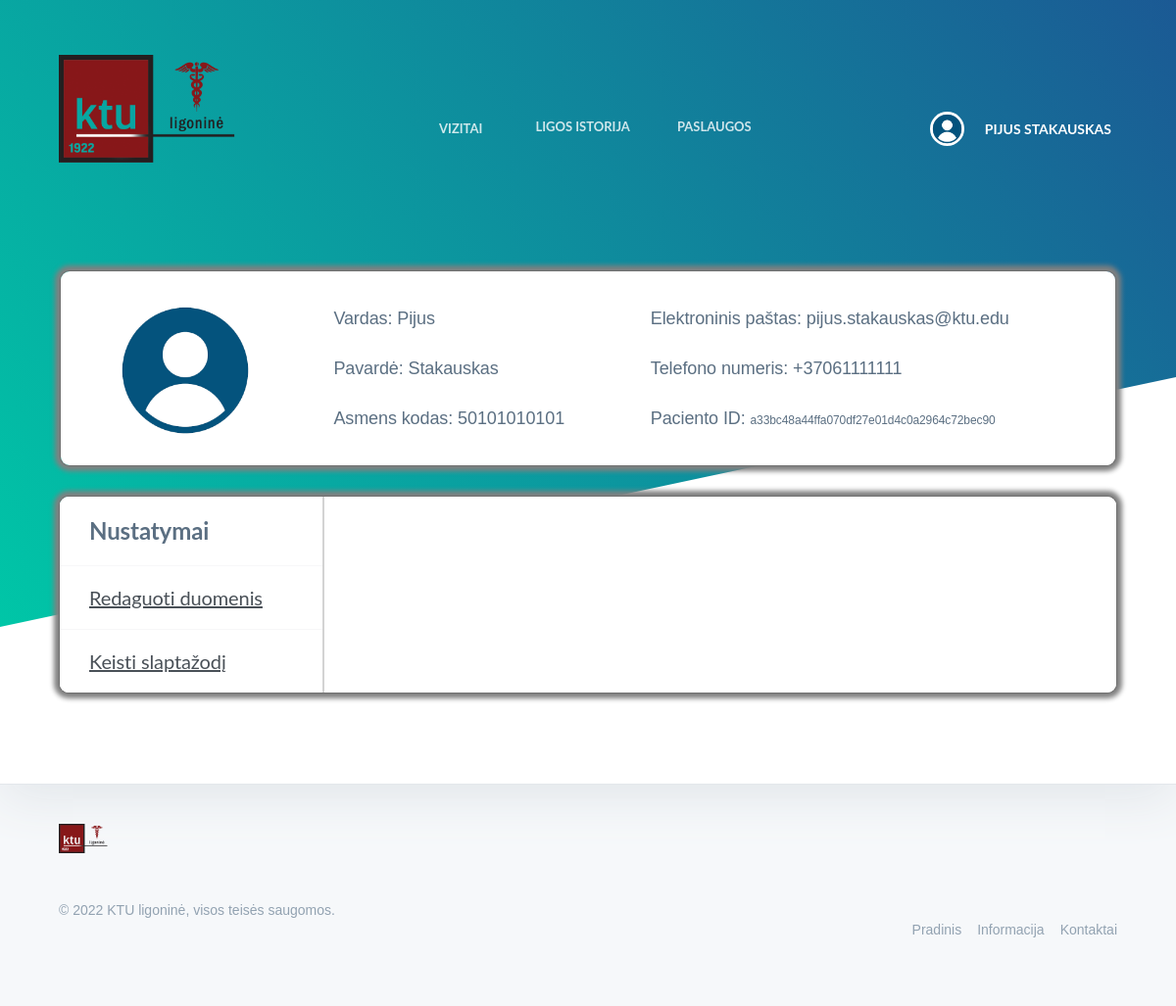
The app's page /paskyra (signed in) with its own data.
### app.py (models this page shows, shortened)
class User(db.Model, UserMixin):
    unique_id = db.Column(db.String(20), primary_key = True, unique = True)
    first_name = db.Column(db.String(20))
    last_name = db.Column(db.String(20))
    personal_code = db.Column(db.String(11))
    email = db.Column(db.String(50))
    phone = db.Column(db.String(15))
    position = db.Column(db.String(50))
    working_hours = db.Column(db.String(300))
    password = db.Column(db.String(50))
    image_url = db.Column(db.String(100))

### app.py (the view, shortened to what this page needs)
@login_required
@app.route("/paskyra", methods=['GET','POST'])
def account():
    user = User.query.filter_by(unique_id = current_user.unique_id).first()
    vizitas = Visits.query.filter_by(user_unique_id = current_user.unique_id).first()
    changepass = ChangePass()
    changedata = ChangeData()
    changeimage = ChangeImage()
    message = ''
    msg_color = 'white'
    if user.position == 'Pacientas':
        load = 'account_patient.html'
    elif user.position == 'Administratorius':
        load = 'account_admin.html'
    else:
        load = 'account_doctor.html'
    return render_template(load, user = current_user, changepass = changepass, changedata = changedata, changeimage = changeimage)

### app.py (called while the page is built)
@user_login.user_loader
def load_user(user_id):
    return User.query.get(user_id)

### templates/account_patient.html (shortened to what this page needs)
<!DOCTYPE html>
<html lang="lt">
<head>
    <link href="https://cdn.jsdelivr.net/npm/bootstrap@4.5.0/dist/css/bootstrap.min.css" rel="stylesheet">
	<link href="{{ url_for('static', filename='styles/account/style.css') }}" type="text/css" rel="stylesheet">
</head>
<body class="is-boxed has-animations">
	<div class="body-wrap boxed-container">
		<header class="site-header">
            <div class="container">
                <div class="site-header-inner">
                    <div class="brand header-brand">
                        <h1 class="m-0">
                            <a href="#">
                                <svg width="32" height="32" viewBox="0 0 32 32" xmlns="http://www.w3.org/2000/svg">
                                    <title>KTU ligonine</title>
                                    <defs>
										<div id="header" style="min-width:200px;">
                                            <a href="{{ url_for('home') }}"><img class="main-logo" src="{{ url_for('static', filename='logo.png') }}/" alt=""></a>
										</div>
                                    </defs>
                                    <path d="M16 32C7.163 32 0 24.837 0 16S7.163 0 16 0s16 7.163 16 16-7.163 16-16 16zm0-10a6 6 0 1 0 0-12 6 6 0 0 0 0 12z" fill="url(#logo-gradient)" fill-rule="evenodd"/>
                                </svg>
                            </a>
                        </h1>
                    </div>
                    <ul class="header-links list-reset m-0 menu-pos">
                        <div class="dropdown">
                            <button class="dropbtn">
                                <li><a href="{{ url_for('visits') }}">Vizitai </a></li>
                            </button>
                        </div>
                        <li><a href="{{ url_for('patient_history') }}">Ligos istorija</a></li>
                        <li><a href="{{ url_for('patient_services') }}">Paslaugos</a></li>
                    </ul>
                    <div class="navbar_right menu-pos">
                        <img src="{{ url_for('static', filename='user_images/' + user.image_url) }}" alt="profile_pic" style="position: absolute; border-radius: 50%;">
                        <div class="dropdown">
                            <button class="dropbtn">
                                <span class="username" style="padding-left: 50px;">{{ user.first_name }} {{ user.last_name }} </span><br>
                            </button>
                        </div>
                	</div>
                </div>
            </div>
        </header>
    <div class="card overflow-hidden" style="width:1078px;margin:0 auto;float:none;margin-bottom:30px;border-radius:10px;box-shadow: 0px 0px 5px 5px grey; padding-top: 50px; margin-top: 30px;">
        <div class="col-md-9" style="text-align:left; width: 100%;">
            <div class="tab-content" style="width: 1078px;">
                <div class="column user-column1">
					<img src="{{ url_for('static', filename='user_images/' + user.image_url) }}" class="user-image">
				</div>
				<div class="column user-column2">
					<p class="user-info">Vardas: {{  user.first_name}}</p>
					<p class="user-info">Pavardė: {{ user.last_name }}</p>
					<p class="user-info">Asmens kodas: {{ user.personal_code }}</p>
				</div>
				<div class="column user-column3">
					<p class="user-info">Elektroninis paštas: {{ user.email }}</p>
					<p class="user-info">Telefono numeris: {{ user.phone }}</p>
                    <p class="user-info">Paciento ID: <a class="user-smalltext">{{ user.unique_id }}</a></p>
				</div>
            </div>
        </div>
    </div>
    <div class="container light-style flex-grow-1 container-p-y">
        <div class="card overflow-hidden" style="border-radius:10px;box-shadow: 0px 0px 5px 5px grey">
            <div class="row no-gutters row-bordered row-border-light">
                <div class="col-md-3 pt-0" style="border-right: 2px solid lightgrey;">
                    <div class="list-group list-group-flush account-settings-links">
                    <a style="font-size:24px" class="list-group-item" label="#account-general"> <b> Nustatymai </b></a>
                    <a class="list-group-item list-group-item-action" data-toggle="list" href="#account-info">Redaguoti duomenis</a>
                    <a class="list-group-item list-group-item-action" data-toggle="list" href="#account-change-password">Keisti slaptažodį</a>
                    </div>
                </div>
                <div class="col-md-9">
            </div>
        </div>
    </div>
</div>
</div>
	<footer class="site-footer">
            <div class="container">
                <div class="site-footer-inner">
                    <div class="brand footer-brand">
                        <a href="#">
                            <img src="{{ url_for('static', filename='logo.png') }}" alt="" width="50" height="50" viewBox="0 0 32 32">
                        </a>
                    </div>
                    <ul class="footer-links list-reset">
                        <li>
                            <a href="{{ url_for('home') }}">Pradinis</a>
                        </li>
                        <li>
                            <a href="{{ url_for('info') }}">Informacija</a>
                        </li>
                        <li>
                            <a href="{{ url_for('contacts') }}">Kontaktai</a>
                        </li>
                    </ul>
                    <div class="footer-copyright">&copy; 2022 KTU ligoninė, visos teisės saugomos.</div>
                </div>
            </div>
        </footer>
</body>
</body>
</html>

### records on screen
User: image_url (placeholder picture), first_name "PIJUS", last_name "STAKAUSKAS", first_name "Pijus", last_name "Stakauskas", personal_code "50101010101", email "pijus.stakauskas@ktu.edu", phone "+37061111111", unique_id "a33bc48a44ffa070df27e01d4c0a2964c72bec90"
